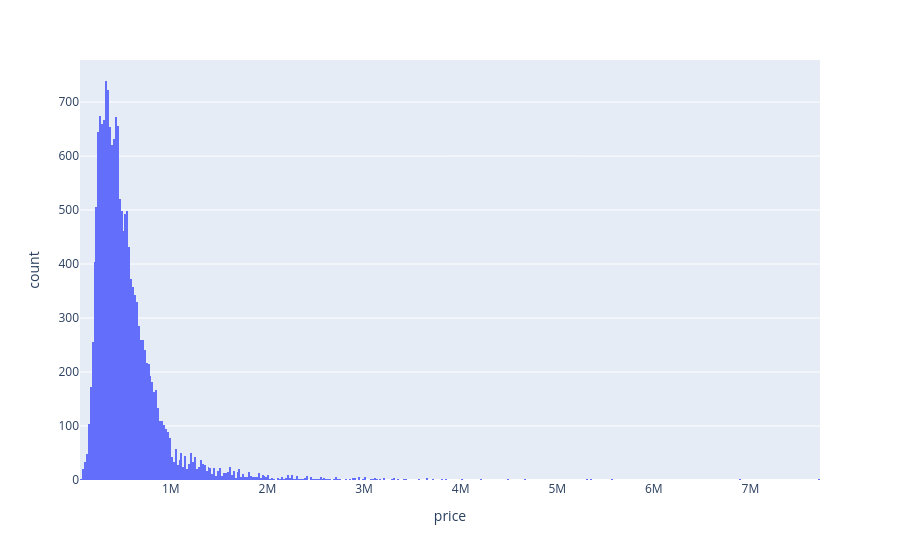

Source (notebook cell):
### Code cell
px.histogram(df_train, 
             x='price')

### Figure 1 — Plotly figure (JSON) as saved in the notebook; plotly's stock layout.template omitted (floating-point values rounded to 4 significant figures; data arrays with more than 128 entries replaced by an {"elided": "..."} marker saying what was removed)
{"data": [{"bingroup": "x", "hovertemplate": "price=%{x}<br>count=%{y}<extra></extra>", "legendgroup": "", "marker": {"color": "#636efa", "pattern": {"shape": ""}}, "name": "", "orientation": "v", "showlegend": false, "type": "histogram", "x": {"elided": "17277 float values"}, "xaxis": "x", "yaxis": "y"}], "layout": {"barmode": "relative", "legend": {"tracegroupgap": 0}, "margin": {"t": 60}, "xaxis": {"anchor": "y", "domain": [0, 1], "title": {"text": "price"}}, "yaxis": {"anchor": "x", "domain": [0, 1], "title": {"text": "count"}}}}
